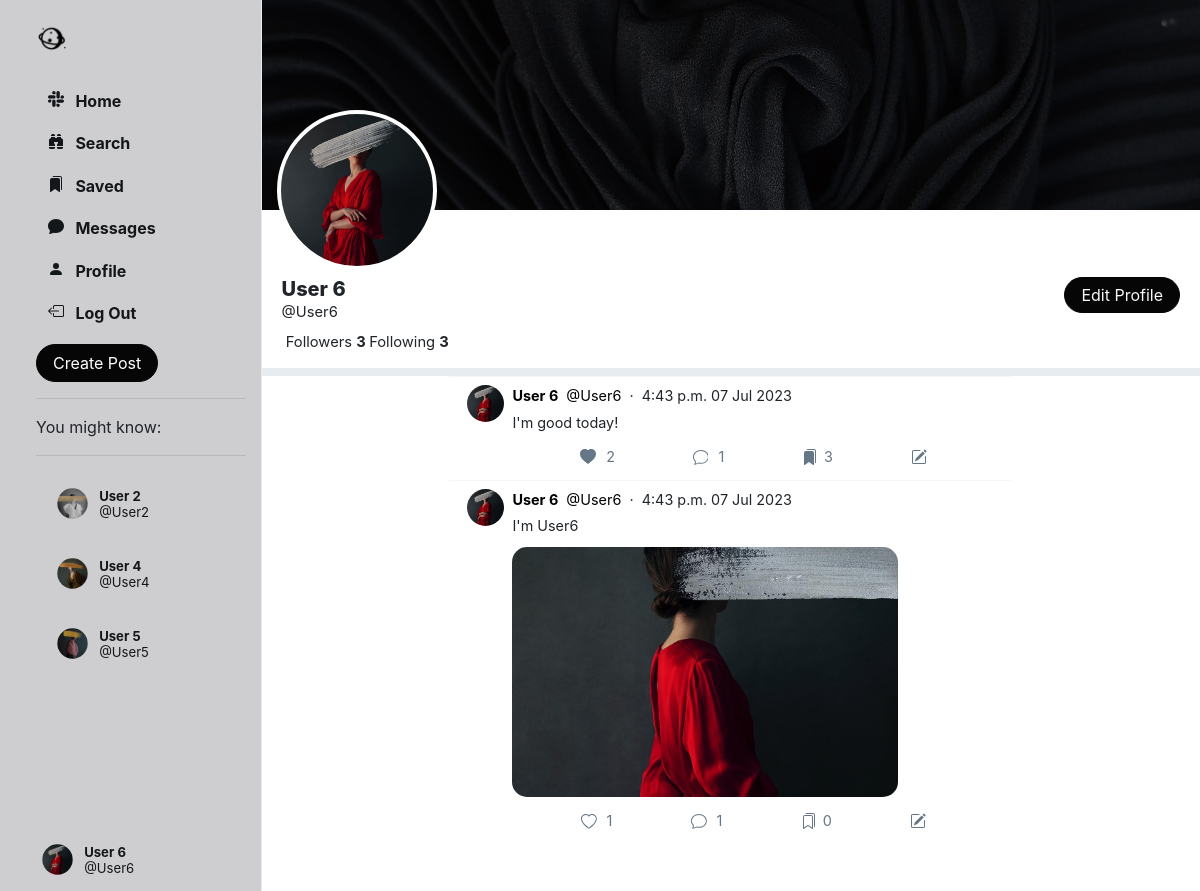
/profile/User6 (signed in), run on the app's committed database.
### Network/models.py (models this page shows, shortened)
class User(AbstractUser):
    profile_pic = models.ImageField(upload_to='profile_pic/')
    bio = models.TextField(max_length=160, blank=True, null=True)
    cover = models.ImageField(upload_to='covers/', blank=True)
    follows = models.ManyToManyField("self", related_name="followed_by", symmetrical=False, blank=True)
    def get_suggested_followers(self):
        followed_users = self.follows.all()
        suggested_users = User.objects.exclude(id=self.id).exclude(id__in=followed_users).filter(
            followed_by__in=followed_users)
        suggested_users = suggested_users.annotate(num_my_followers=Count('followed_by__follows')).order_by(
            '-num_my_followers')[:4]
        return suggested_users

class Post(models.Model):
    creator = models.ForeignKey(User, on_delete=models.CASCADE, related_name='posts')
    date_created = models.DateTimeField(default=timezone.now)
    content_text = models.TextField(max_length=140, blank=True)
    content_image = models.ImageField(upload_to='posts/', blank=True)
    likers = models.ManyToManyField(User, blank=True, related_name='likes')
    savers = models.ManyToManyField(User, blank=True, related_name='saved')
    comment_count = models.IntegerField(default=0)

### Network/views.py (the view)
# urls.py: path('profile/<str:username>', views.profile_view, name='profile'),
@login_required(login_url='login/')
def profile_view(request, username):
    username = get_object_or_404(User, username=username)
    user = User.objects.get(id=request.user.id)
    suggestions = user.get_suggested_followers()
    posts = Post.objects.filter(creator=username).order_by("-date_created")
    chat = Chat.objects.filter(
        Q(participants=username) & Q(participants=request.user)
    ).first()
    if chat is None:
        chat = Chat.objects.create()
        chat.participants.add(username, request.user)
    return render(request, 'profile.html', {
        'us': username,
        'posts': posts,
        'chat': chat,
        'suggestions': suggestions
    })

### Network/templates/profile.html (shortened to what this page needs)
{% extends 'index.html' %}
{% load static %}
    {% block profile %}
        <div class="profile-view" data-user="{{ us.username }}">
            <div class="cover-image" style="background-image: url({{ us.cover.url }});"></div>
            <div class="profile-image" style="background-image: url({{ us.profile_pic.url }});"></div>
            <div class="profile-details">
                <div class="details-data">
                    <div>
                        {% if user.username == us.username %}
                            <a href="{% url 'edit_profile' %}">
                                <button class="btn btn-outline-success float-right" id="edit-profile-btn">Edit
                                    Profile
                                </button>
                            </a>
                        {% endif %}
                    </div>
                    <h5>{{ us.first_name }} {{ us.last_name }}</h5>
                    <div class="grey">@{{ us.username }}</div>
                    <div>
                        &nbsp;<span class="grey">Followers</span>
                        <strong>
                            {{ us.followed_by.count }}
                        </strong>
                        <span class="grey">Following</span>
                        <strong>
                            {{ us.follows.count }}
                        </strong>
                    </div>
                </div>
            </div>
        </div>
        <div class="space"></div>
        {% include 'posts.html' %}
    {% endblock %}

### Network/templates/sidenav.html (shortened to what this page needs)
{% load static %}
<div class="sidenav">
    <a href="{% url 'home' %}" class="navbar-brand">
        <img src="{% static 'images/logo_icon.png' %}" height="31px">
    </a>
    <div style="height: 100%;">
        <div>
            <div>
                <ul>
                    <li class="nav-item" id="all_posts">
                        <a href="{% url 'home' %}" class="nav-link">
                            <div>
                                &nbsp;&nbsp;Home
                            </div>
                        </a>
                    </li>
                    <li class="nav-item" id="library">
                        <a href="{% url 'search' %}" class="nav-link">
                            <div>
                                &nbsp;&nbsp;Search
                            </div>
                        </a>
                    </li>
                    <li class="nav-item" id="library">
                        <a href="{% url 'saved' %}" class="nav-link">
                            <div>
                                &nbsp;&nbsp;Saved
                            </div>
                        </a>
                    </li>
                    <li class="nav-item" id="profile">
                        <a href="{% url 'chats' %}" class="nav-link">
                            <div>
                                &nbsp;&nbsp;Messages
                            </div>
                        </a>
                    </li>
                    <li class="nav-item" id="profile">
                        <a href="{% url 'profile' user.username %}" class="nav-link">
                            <div>
                                <svg xmlns="http://www.w3.org/2000/svg" width="16" height="16" fill="currentColor"
                                     class="bi bi-person-fill" viewBox="0 0 16 16">
                                    <path d="M3 14s-1 0-1-1 1-4 6-4 6 3 6 4-1 1-1 1H3Zm5-6a3 3 0 1 0 0-6 3 3 0 0 0 0 6Z"/>
                                </svg>
                                &nbsp;&nbsp;Profile
                            </div>
                        </a>
                    </li>
                    <li class="nav-item" id="logout">
                        <a href="{% url 'logout' %}" class="nav-link">
                            <div>
                                &nbsp;&nbsp;Log Out
                            </div>
                        </a>
                    </li>
                </ul>
            </div>
        </div>
        <button id="popup-btn" class="btn btn-success new-post-btn" data-toggle="modal" data-target="#createPostModal">
            Create Post
        </button>
        <br>
        <hr>
        <div class="suggestion">
            {% if suggestions.count > 0 %}
                You might know:
                <hr>
                {% for suggestion in suggestions %}
                    <li class="suggestion-item suggestion-user" id="s-box">
                        <a href="{% url 'profile' suggestion.username %}" class="nav-link">
                            <div class="user_account">
                                <div class="small-profilepic"
                                     style="float: left; background-image: url({{ suggestion.profile_pic.url }});"></div>
                                <div style="height: 2.7vw; margin: auto;">
                                    <div style="margin-top: 4px;">
                                        <strong>{{ suggestion.first_name }} {{ suggestion.last_name }}</strong>
                                    </div>
                                    <div class="grey" style="margin-top: 4px;">
                                        @{{ suggestion.username }}</div>
                                </div>
                            </div>
                        </a>
                    </li>
                {% endfor %}
            {% endif %}
        </div>
        <div style="position: absolute; bottom: 10px;">
            <li class="nav-item sidenav-user">
                <a href="{% url 'profile' user.username %}" class="nav-link">
                    <div class="user_account">
                        <div class="small-profilepic"
                             style="float: left; background-image: url({{ user.profile_pic.url }});"></div>
                        <div style="height: 2.7vw; margin: auto;">
                            <div style="margin-top: 4px;">
                                <strong>{{ user.first_name }} {{ user.last_name }}</strong></div>
                            <div class="grey" style="margin-top: 4px;">@{{ user.username }}</div>
                        </div>
                    </div>
                </a>
            </li>
        </div>
    </div>
</div>

### Network/templates/posts.html (shortened to what this page needs)
{% load static %}
{% block posts %}
    {% for post in posts.all %}
        <div class="post" data-post_id="{{ post.id }}">
            <div>
                <div>
                    <a href="{% url 'profile' post.creator.username %}">
                        <div class="small-profilepic"
                             style="background-image: url({{ post.creator.profile_pic.url }})"></div>
                    </a>
                </div>
                <div style="flex: 1">
                    <div class="post-main">
                        <div class="post-user">
                            <div>
                                <a href="{% url 'profile' post.creator.username %}">
                                    <span><strong>{{ post.creator.first_name }} {{ post.creator.last_name }}</strong></span>
                                </a>
                                <a href="{% url 'profile' post.creator.username %}">
                                    <span class="grey">&nbsp;@{{ post.creator.username }}</span>
                                </a>
                                <span class="grey">&nbsp;&middot;&nbsp;&nbsp;{{ post.date_created | date:"P d M Y" }}</span>
                            </div>
                        </div>
                        {% if post.content_text is not None %}
                            <div class="post-content">
                                {{ post.content_text | linebreaksbr }}
                            </div>
                        {% endif %}
                        {% if post.content_image %}
                            <div class="post-image"
                                 style=" display: block; background-image: url({{ post.content_image.url }});"></div>
                        {% else %}
                            <div class="post-no-image" style="display: none;"></div>
                        {% endif %}
                        <div class="post-actions">
                            {% if user in post.likers.all %}
                                <div class="like" onclick="unlike_post(this)" data-post_id="{{ post.id }}">
                                    <div class="svg-span">
                                        <svg xmlns="http://www.w3.org/2000/svg" width="16" height="16"
                                             fill="currentColor" class="bi bi-heart-fill" viewBox="0 0 16 16">
                                            <path fill-rule="evenodd"
                                                  d="M8 1.314C12.438-3.248 23.534 4.735 8 15-7.534 4.736 3.562-3.248 8 1.314z"/>
                                        </svg>
                                    </div>
                                    <div style="padding: 7px 0px;" class="likes_count">{{ post.likers.count }}</div>
                                </div>
                            {% else %}
                                <div class="like" onclick="like_post(this)" data-post_id="{{ post.id }}">
                                    <div class="svg-span">
                                    </div>
                                    <div style="padding: 7px 0px;" class="likes_count">{{ post.likers.count }}</div>
                                </div>
                            {% endif %}
                            <div class="comment" onclick="get_comments('{{ post.id }}')" data-post_id="{{ post.id }}">
                                <div class="svg-span" data-toggle="modal" data-target="#commentPostModal">
                                </div>&nbsp;
                                <div style="padding: 7px 0px;" class="cmt-count">{{ post.comment_count }}</div>
                            </div>
                            {% if user in post.savers.all %}
                                <div class="save" onclick="unsave_post(this)" data-post_id="{{ post.id }}">
                                    <div class="svg-span">
                                    </div>
                                    <div style="padding: 7px 0px;" class="savers_count">{{ post.savers.count }}</div>
                                </div>
                            {% else %}
                                <div class="save" onclick="save_post(this)" data-post_id="{{ post.id }}">
                                    <div class="svg-span">
                                    </div>
                                    <div style="padding: 7px 0px;" class="savers_count">{{ post.savers.count }}</div>
                                </div>
                            {% endif %}
                            {% if post.creator == user %}
                                <div class="save" onclick="edit_post(this)" data-post_id="{{ post.id }}"
                                     data-toggle="modal" data-target="#editPostModal">
                                    <div class="svg-span">
                                    </div>
                                </div>
                            {% endif %}
                        </div>
                    </div>
                </div>
            </div>
        </div>
    {% endfor %}
    <br>
    <br>
{% endblock %}

### data on the page
User: profile_pic (picture), first_name "User", last_name "2", username "User2"
User: profile_pic (picture), first_name "User", last_name "4", username "User4"
User: profile_pic (picture), first_name "User", last_name "5", username "User5"
User: profile_pic (picture), first_name "User", last_name "6", username "User6", cover (picture), followed_by.count "3", follows.count "3"
Post: creator.profile_pic (picture), creator.first_name "User", creator.last_name "6", creator.username "User6", date_created "4:43 p.m. 07 Jul 2023", content_text "I'm good today!", likers.count "2", comment_count "1", savers.count "3"
Post: creator.profile_pic (picture), creator.first_name "User", creator.last_name "6", creator.username "User6", date_created "4:43 p.m. 07 Jul 2023", content_text "I'm User6", content_image (picture), likers.count "1", comment_count "1", savers.count "0"
